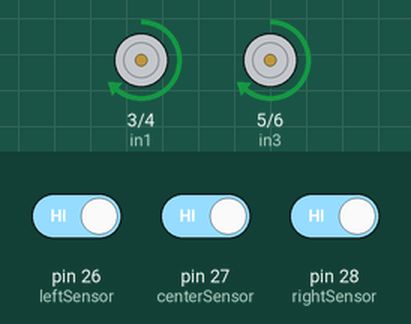
Bench run of a sketch on a simulated Arduino Mega 2560, built with avr-gcc and run on an emulated ATmega2560. Parts: motor-driver pin pairs drawn as motors (green arrow = first pin HIGH = forward, orange = second pin HIGH = backward, longer = more drive, scaled by the enable pin). The test bench sets the inputs (shaded band); at power-on: pin 26 (leftSensor) HIGH, pin 27 (centerSensor) HIGH, pin 28 (rightSensor) HIGH.

Above: at 6.2 s.
6.3 s: pin 26 (leftSensor) driven LOW
At 7.2 s:
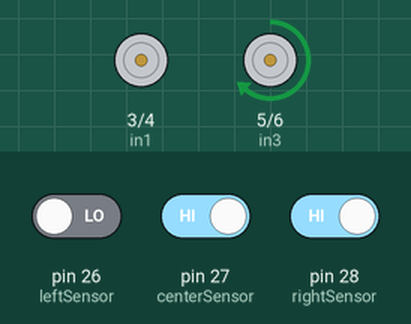
7.8 s: pin 27 (centerSensor) driven LOW
At 8.4 s:
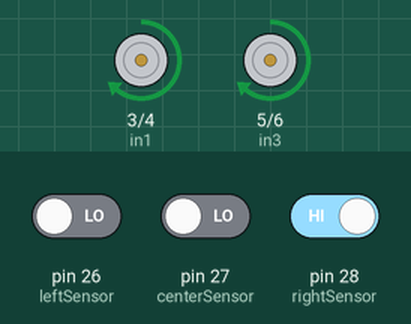
9.3 s: pin 27 (centerSensor) driven HIGH
At 10.7 s:
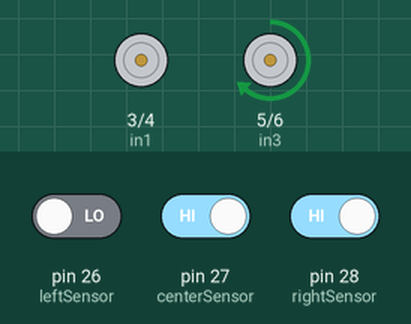
Timing chart, 0 to 14.8 s (numbered marks = the images above; inputs shaded):
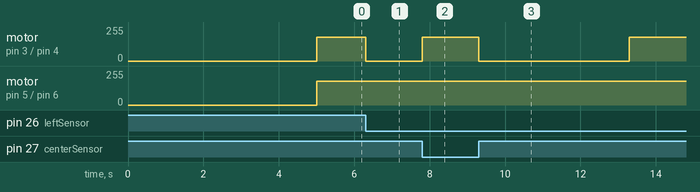

Measured:
- after the input at 6.3 s, motor on pin 3 (in1) / pin 4 (in2): forward 180/255 → stopped at once
- after the input at 7.8 s, motor on pin 3 (in1) / pin 4 (in2): stopped → forward 180/255 at once
- after the input at 9.3 s, motor on pin 3 (in1) / pin 4 (in2): forward 180/255 → stopped at once, → forward 180/255 4.0 s later

The sketch:

new_boty.ino
```cpp
// pins
#define ena 2
#define in1 3
#define in2 4
#define in3 5
#define in4 6
#define enb 7

#define leftSensor 26
#define centerSensor 27
#define rightSensor 28

#define LEFT true
#define RIGHT false

// speeds

int const MOTOR_ON_TURNING = 220;
int const MOTOR_ON = 180;
int const MOTOR_OFF = 0;

bool leftInput;
bool centerInput;
bool rightInput;

// motor
bool timeLimit;
int speed;

void setup() {
  delay(5000); // wait 5 seconds to let people move away

  setupPins();

  digitalWrite(in1, HIGH);
  digitalWrite(in2, LOW);
  digitalWrite(in3, HIGH);
  digitalWrite(in4, LOW);

  // Serial.begin(9600);
}

void setupPins(){
  pinMode(leftSensor, INPUT);
  pinMode(centerSensor, INPUT);
  pinMode(rightSensor, INPUT);

  pinMode(ena, OUTPUT);
  pinMode(in1, OUTPUT);
  pinMode(in2, OUTPUT);
  pinMode(in3, OUTPUT);
  pinMode(in4, OUTPUT);
  pinMode(enb, OUTPUT);
}

void motor(bool right_motor, bool left_motor, bool turning = false) {
  speed = turning ? MOTOR_ON : MOTOR_ON_TURNING;
  analogWrite(ena, right_motor ? MOTOR_ON : MOTOR_OFF);
  analogWrite(enb, left_motor ? MOTOR_ON : MOTOR_OFF);
}

void TurnUntilMiddle(bool direction){
  unsigned long start = millis();
  timeLimit = false;
  while(!centerInput && !timeLimit){
    motor(!direction, direction, true);
    centerInput = !digitalRead(centerSensor);

    if(millis() - start > 4000) { timeLimit  = true; }
  }
  if (timeLimit) {
    while(!centerInput){
      motor(true, true);
      centerInput = !digitalRead(centerSensor);
    }
  }
}

void loop() {
  leftInput   = !digitalRead(leftSensor);
  centerInput = !digitalRead(centerSensor);
  rightInput  = !digitalRead(rightSensor);

  // Serial.print(leftInput);
  // Serial.print("\t");
  // Serial.print(centerInput);
  // Serial.print("\t");
  // Serial.println(rightInput);

  if(leftInput)  { TurnUntilMiddle(LEFT);  }
  if(rightInput) { TurnUntilMiddle(RIGHT); }

  motor(true, true);
}
```
